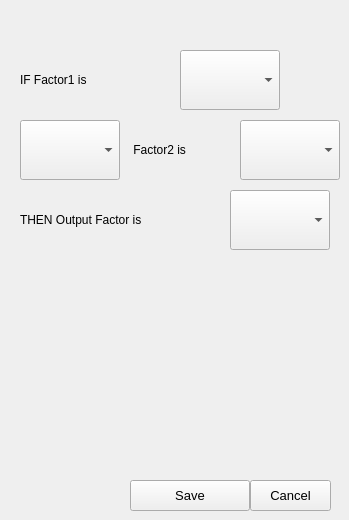
                  <widget class="QWidget" name="fuzzy_rules">
                        <attribute name="title">
                              <string>Fuzzy Rules</string>
                        </attribute>
                        <widget class="QLabel" name="lb_fac1">
                              <property name="geometry">
                                    <rect>
                                          <x>20</x>
                                          <y>50</y>
                                          <width>150</width>
                                          <height>60</height>
                                    </rect>
                              </property>
                              <property name="text">
                                    <string>IF Factor1 is </string>
                              </property>
                        </widget>
                        <widget class="QComboBox" name="choose_MF_fac1">
                              <property name="geometry">
                                    <rect>
                                          <x>180</x>
                                          <y>50</y>
                                          <width>100</width>
                                          <height>60</height>
                                    </rect>
                              </property>
                              <property name="whatsThis">
                                    <string />
                              </property>
                        </widget>
                        <widget class="QComboBox" name="choose_operator">
                              <property name="geometry">
                                    <rect>
                                          <x>20</x>
                                          <y>120</y>
                                          <width>100</width>
                                          <height>60</height>
                                    </rect>
                              </property>
                              <property name="whatsThis">
                                    <string />
                              </property>
                        </widget>
                        <widget class="QLabel" name="lb_fac2">
                              <property name="geometry">
                                    <rect>
                                          <x>130</x>
                                          <y>120</y>
                                          <width>100</width>
                                          <height>60</height>
                                    </rect>
                              </property>
                              <property name="text">
                                    <string> Factor2 is </string>
                              </property>
                        </widget>
                        <widget class="QComboBox" name="choose_MF_fac2">
                              <property name="geometry">
                                    <rect>
                                          <x>240</x>
                                          <y>120</y>
                                          <width>100</width>
                                          <height>60</height>
                                    </rect>
                              </property>
                              <property name="whatsThis">
                                    <string />
                              </property>
                        </widget>
                        <widget class="QLabel" name="lb_outputfac">
                              <property name="geometry">
                                    <rect>
                                          <x>20</x>
                                          <y>190</y>
                                          <width>200</width>
                                          <height>60</height>
                                    </rect>
                              </property>
                              <property name="text">
                                    <string>THEN Output Factor is</string>
                              </property>
                        </widget>
                        <widget class="QComboBox" name="choose_MF_outputfac">
                              <property name="geometry">
                                    <rect>
                                          <x>230</x>
                                          <y>190</y>
                                          <width>100</width>
                                          <height>60</height>
                                    </rect>
                              </property>
                              <property name="whatsThis">
                                    <string />
                              </property>
                        </widget>
                        <widget class="QPushButton" name="pb_fuzzy_rule_save">
                              <property name="geometry">
                                    <rect>
                                          <x>130</x>
                                          <y>480</y>
                                          <width>120</width>
                                          <height>31</height>
                                    </rect>
                              </property>
                              <property name="font">
                                    <font>
                                          <pointsize>10</pointsize>
                                    </font>
                              </property>
                              <property name="text">
                                    <string>Save</string>
                              </property>
                        </widget>
                        <widget class="QPushButton" name="pb_fuzzy_rule_cancel">
                              <property name="geometry">
                                    <rect>
                                          <x>250</x>
                                          <y>480</y>
                                          <width>81</width>
                                          <height>31</height>
                                    </rect>
                              </property>
                              <property name="font">
                                    <font>
                                          <pointsize>10</pointsize>
                                    </font>
                              </property>
                              <property name="text">
                                    <string>Cancel</string>
                              </property>
                        </widget>

                  </widget>
